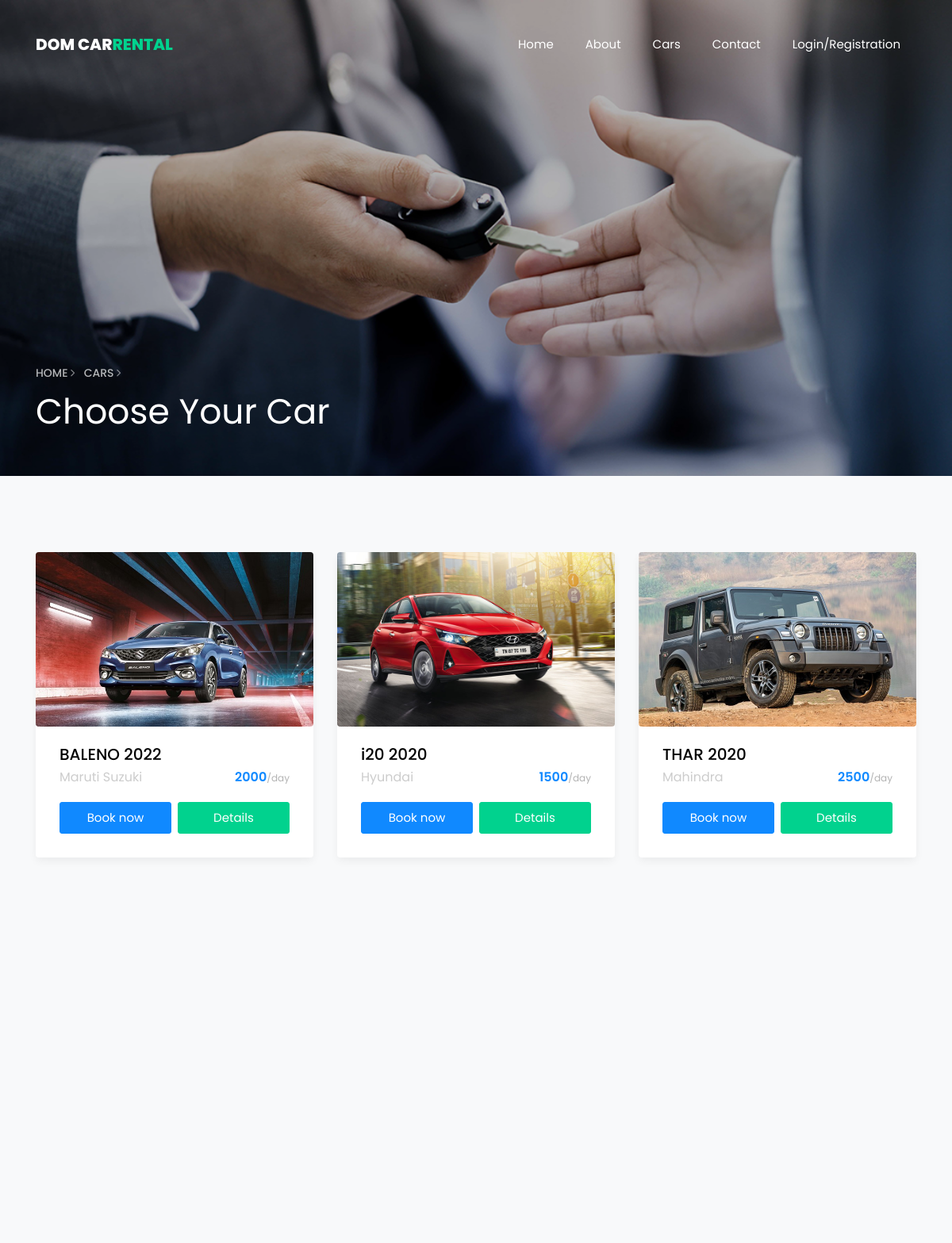
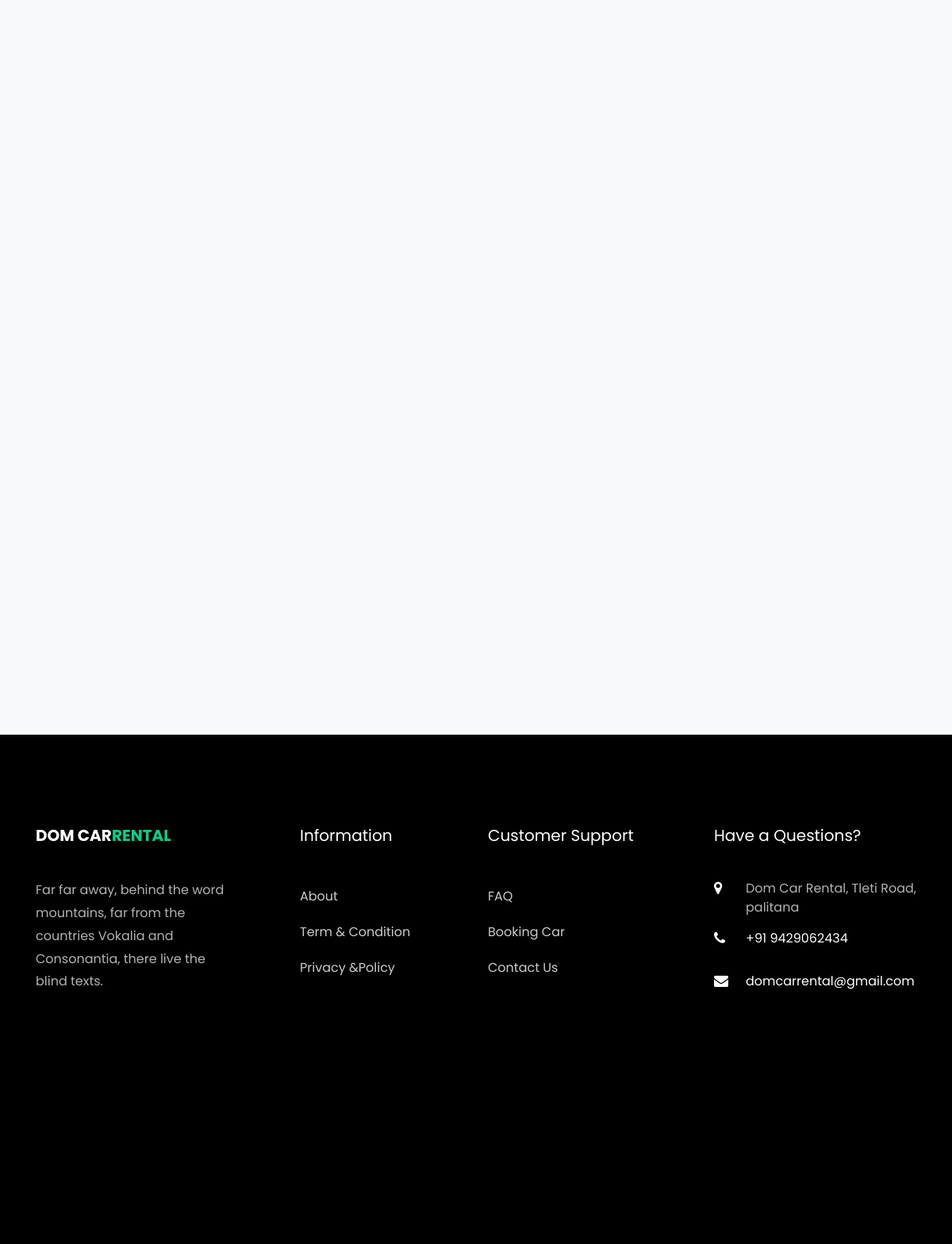
The app's page /car.php with its own data (2 pictures, top to bottom).
### tables this page shows
CREATE TABLE `cars` (
  `c_id` int(11) NOT NULL,
  `car_name` varchar(20) NOT NULL,
  `Brand` varchar(30) DEFAULT NULL,
  `price_day` int(20) NOT NULL,
  `fuel_type` varchar(20) NOT NULL,
  `seats` int(10) NOT NULL,
  `image1` varchar(50) NOT NULL,
  `image2` varchar(50) NOT NULL,
  `image3` varchar(50) NOT NULL,
  `image4` varchar(50) NOT NULL,
  `milage` int(20) NOT NULL,
  `transmission` varchar(20) NOT NULL,
  `luggage` int(10) NOT NULL,
  `aircondition` int(10) NOT NULL,
  `audio_input` int(10) NOT NULL,
  `car_kit` int(10) NOT NULL,
  `child_seat` int(10) NOT NULL,
  `bluethooth` int(10) NOT NULL,
  `music` int(10) NOT NULL,
  `powerdoorlocks` int(10) NOT NULL,
  `seat_belt` int(2) NOT NULL,
  `onboard_computer` int(10) NOT NULL,
  `remote_lock` int(10) NOT NULL,
  `description` varchar(500) NOT NULL
);

### car.php (the view, shortened to what this page needs)
<?php
      include('header.php');
?>
    <section class="hero-wrap hero-wrap-2 js-fullheight" style="background-image: url('images/bg_second.jpg');" data-stellar-background-ratio="0.5">
      <div class="overlay"></div>
      <div class="container">
        <div class="row no-gutters slider-text js-fullheight align-items-end justify-content-start">
          <div class="col-md-9 ftco-animate pb-5">
          	<p class="breadcrumbs"><span class="mr-2"><a href="index.php">Home <i class="ion-ios-arrow-forward"></i></a></span> <span>Cars <i class="ion-ios-arrow-forward"></i></span></p>
            <h1 class="mb-3 bread">Choose Your Car</h1>
          </div>
        </div>
      </div>
    </section>
		<section class="ftco-section bg-light">
    	<div class="container">
    		<div class="row">
			<?php
                        $query = "SELECT * FROM `cars`";
                        $result = mysqli_query($conn,$query);
                        if (mysqli_num_rows($result)>0)
                        {
                            while($row=mysqli_fetch_assoc($result))
                            {
                                ?>
    			<div class="col-md-4">
    				<div class="car-wrap rounded ftco-animate">
    					<div class="img rounded d-flex align-items-end" style="background-image: url(<?php echo "dashboard/".$row['image1']; ?>);">
    					</div>
    					<div class="text">
    						<h2 class="mb-0"><a href="booking.php"><?php echo $row['car_name']; ?></a></h2>
    						<div class="d-flex mb-3">
	    						<span class="cat"><?php echo $row['Brand'];?></span>
	    						<p class="price ml-auto"><?php echo $row['price_day']; ?><span>/day</span></p>
    						</div>
    						<p class="d-flex mb-0 d-block"><a href="booking.php?id=<?php echo $row['c_id'];?>" class="btn btn-primary py-2 mr-1">Book now</a> <a href="booking.php?id=<?php echo $row['c_id']; ?>" class="btn btn-secondary py-2 ml-1">Details</a></p>
    					</div>
    				</div>
    			</div>
				<?php
                            }
                        }
                        else
                        {
                            ?>
                            <tr>
                              <td>No Data Found</td>
                            </tr>
                            <?php
                        }
                        ?>
    	</div>
    </section>
<?php
      include('footer.php');
?>

### header.php (shortened to what this page needs)
<!DOCTYPE html>
<html lang="en">
  <head>
    <link rel="stylesheet" href="css/open-iconic-bootstrap.min.css">
    <link rel="stylesheet" href="css/animate.css">
    <link rel="stylesheet" href="css/owl.carousel.min.css">
    <link rel="stylesheet" href="css/owl.theme.default.min.css">
    <link rel="stylesheet" href="css/magnific-popup.css">
    <link rel="stylesheet" href="css/aos.css">
    <link rel="stylesheet" href="css/ionicons.min.css">
    <link rel="stylesheet" href="css/bootstrap-datepicker.css">
    <link rel="stylesheet" href="css/jquery.timepicker.css">
    <link rel="stylesheet" href="css/flaticon.css">
    <link rel="stylesheet" href="css/icomoon.css">
    <link rel="stylesheet" href="css/style.css">
  </head>
  <body>
	  <nav class="navbar navbar-expand-lg navbar-dark ftco_navbar bg-dark ftco-navbar-light" id="ftco-navbar">
	    <div class="container">
	      <a class="navbar-brand" href="index.php">Dom Car<span>Rental</span></a>
	      <div class="collapse navbar-collapse" id="ftco-nav">
	        <ul class="navbar-nav ml-auto">
	          <li class="nav-item"><a href="index.php" class="nav-link">Home</a></li>
	          <li class="nav-item"><a href="about.php" class="nav-link">About</a></li>
	          <li class="nav-item"><a href="car.php" class="nav-link">Cars</a></li>
	          <li class="nav-item"><a href="contact.php" class="nav-link">Contact</a></li>
            <li class="nav-item dropdown">
            <?php
            if (isset($_SESSION['logedin']))
              {
              ?>
              <a class="nav-link  dropdown-toggle" href="#" data-bs-toggle="dropdown">  <?php echo "<h4 style='color:black'>".$_SESSION['name']."</h4>";?></a>
                <ul class="dropdown-menu">
                <li><a class="dropdown-item" href="profile.php">Profile</a></li>
                <li><a class="dropdown-item" href="mybooking.php">My Booking </a></li>
                <li><a class="dropdown-item" href="logout.php"> Logout </a></li>
                </ul>
              <?php
              }
              else
              {
                echo "<a href='login.php' class='nav-link'>Login/Registration</a>";
              }
              ?>
            </li>
	        </ul>
	      </div>
	    </div>
	  </nav>

### footer.php (shortened to what this page needs)
<footer class="ftco-footer ftco-bg-dark ftco-section">
      <div class="container">
        <div class="row mb-5">
          <div class="col-md">
            <div class="ftco-footer-widget mb-4">
              <h2 class="ftco-heading-2"><a href="#" class="logo">Dom Car<span>rental</span></a></h2>
              <p>Far far away, behind the word mountains, far from the countries Vokalia and Consonantia, there live the blind texts.</p>
              <ul class="ftco-footer-social list-unstyled float-md-left float-lft mt-5">
              </ul>
            </div>
          </div>
          <div class="col-md">
            <div class="ftco-footer-widget mb-4 ml-md-5">
              <h2 class="ftco-heading-2">Information</h2>
              <ul class="list-unstyled">
                <li><a href="about.php" class="py-2 d-block">About</a></li>
                <li><a href="term_condition.php" class="py-2 d-block">Term & Condition</a></li>
                <li><a href="privacy.php" class="py-2 d-block">Privacy &amp;Policy</a></li>
              </ul>
            </div>
          </div>
          <div class="col-md">
             <div class="ftco-footer-widget mb-4">
              <h2 class="ftco-heading-2">Customer Support</h2>
              <ul class="list-unstyled">
                <li><a href="faq.php" class="py-2 d-block">FAQ</a></li>
                <li><a href="car.php" class="py-2 d-block">Booking Car</a></li>
                <li><a href="contact.php" class="py-2 d-block">Contact Us</a></li>
              </ul>
            </div>
          </div>
          <div class="col-md">
            <div class="ftco-footer-widget mb-4">
            	<h2 class="ftco-heading-2">Have a Questions?</h2>
            	<div class="block-23 mb-3">
	              <ul>
	                <li><span class="icon icon-map-marker"></span><span class="text">Dom Car Rental, Tleti Road, palitana</span></li>
	                <li><a href="#"><span class="icon icon-phone"></span><span class="text">+91 9429062434</span></a></li>
	                <li><a href="#"><span class="icon icon-envelope"></span><span class="text">domcarrental@gmail.com</span></a></li>
	              </ul>
	            </div>
            </div>
          </div>
        </div>
        <div class="row">
          <div class="col-md-12 text-center">
          </div>
        </div>
      </div>
    </footer>
  </body>
</html>

### css/icomoon.css (style rules this page uses)
[class^="icon-"], [class*=" icon-"] { font-family: 'icomoon' !important; speak: none; font-style: normal; font-weight: normal; font-variant: normal; text-transform: none; line-height: 1; -webkit-font-smoothing: antialiased; -moz-osx-font-smoothing: grayscale; }
.icon-map-marker:before { content: "\f041"; }
.icon-phone:before { content: "\f095"; }
.icon-envelope:before { content: "\f0e0"; }

### records on screen
cars: image1 (picture), car_name "BALENO 2022", Brand "Maruti Suzuki", price_day "2000"
cars: image1 (picture), car_name "i20 2020", Brand "Hyundai", price_day "1500"
cars: image1 (picture), car_name "THAR 2020", Brand "Mahindra", price_day "2500"
